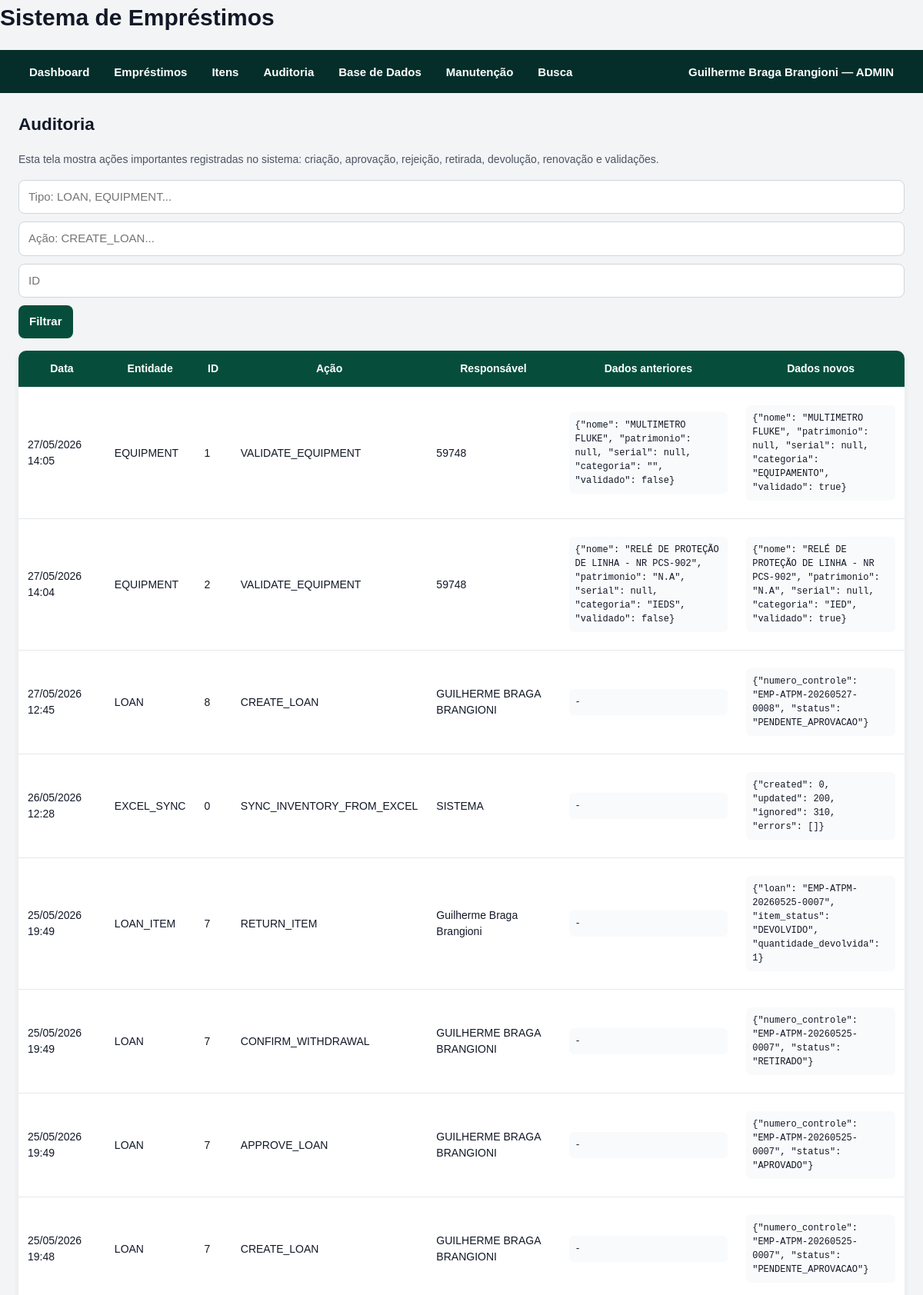
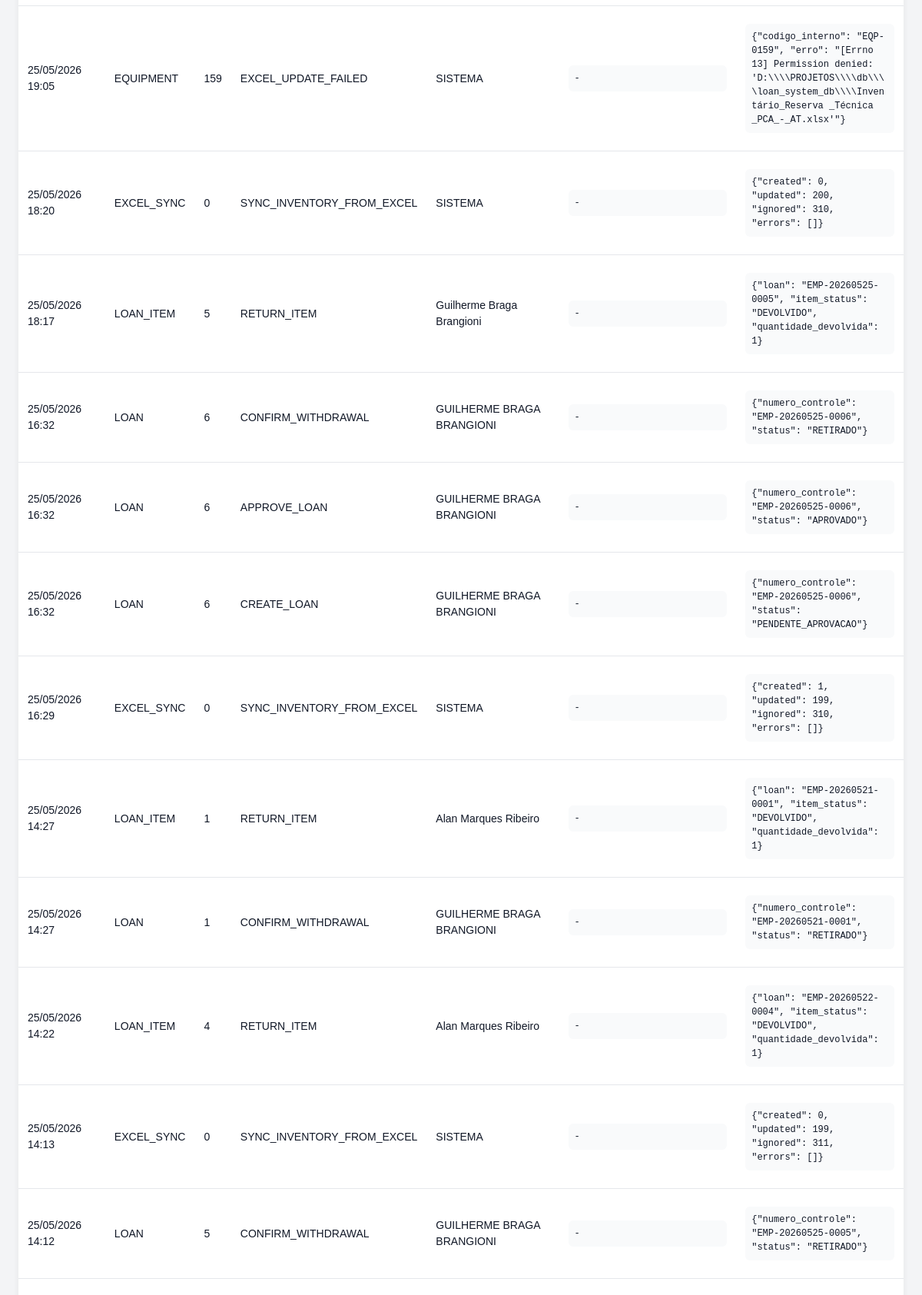
Page /auditoria/ (signed in, upper part) on the committed database (2 pictures, top to bottom).
### models/system_user.py (models this page shows, shortened)
class SystemUser(db.Model):
    __tablename__ = "system_users"
    id = db.Column(db.Integer, primary_key=True)
    nome = db.Column(db.String(255), nullable=False)
    email = db.Column(db.String(255), nullable=False, unique=True, index=True)
    password_hash = db.Column(db.String(255), nullable=False)
    role = db.Column(db.String(50), nullable=False, default="CONSULTA")
    active = db.Column(db.Boolean, default=True)
    must_change_password = db.Column(
        db.Boolean,
        nullable=False,
        default=False,
    )
    temporary_password_generated_at = db.Column(db.DateTime)
    password_changed_at = db.Column(db.DateTime)
    last_login_at = db.Column(db.DateTime)
    created_at = db.Column(db.DateTime, default=datetime.utcnow)
    updated_at = db.Column(
        db.DateTime,
        default=datetime.utcnow,
        onupdate=datetime.utcnow,
    )

### models/audit_log.py (models this page shows)
class AuditLog(db.Model):
    __tablename__ = "audit_logs"
    id = db.Column(db.Integer, primary_key=True)
    entity_type = db.Column(db.String(100), nullable=False)
    entity_id = db.Column(db.Integer, nullable=False)
    action = db.Column(db.String(255), nullable=False)
    performed_by = db.Column(db.String(255), nullable=False)
    old_data = db.Column(db.Text)
    new_data = db.Column(db.Text)
    created_at = db.Column(db.DateTime, default=datetime.utcnow)

### routes/audit_routes.py (the view)
@audit_bp.route("/")
def audit_list():
    entity_type = request.args.get("entity_type", "").strip()
    action = request.args.get("action", "").strip()
    entity_id = request.args.get("entity_id", "").strip()
    query = AuditLog.query
    if entity_type:
        query = query.filter(AuditLog.entity_type == entity_type)
    if action:
        query = query.filter(AuditLog.action == action)
    if entity_id:
        try:
            query = query.filter(AuditLog.entity_id == int(entity_id))
        except ValueError:
            pass
    logs = query.order_by(
        AuditLog.created_at.desc()
    ).limit(300).all()
    return render_template(
        "audit_list.html",
        logs=logs,
        entity_type=entity_type,
        action=action,
        entity_id=entity_id,
    )

### services/approval_service.py (called while the page is built, shortened)
    @staticmethod
    def count_pending_for_current_user() -> int:
        current_user = AuthService.get_current_user()
        if not current_user:
            return 0
        query = (
            Loan.query
            .join(Approver, Loan.approver_id == Approver.id)
            .filter(Loan.status == LoanStatus.PENDENTE_APROVACAO.value)
        )
        if current_user.role == UserRole.ADMIN.value:
            return query.count()

### services/auth_service.py (called while the page is built)
    @staticmethod
    def count_users() -> int:
        return SystemUser.query.count()

    @staticmethod
    def get_current_user() -> SystemUser | None:
        user_id = session.get(AuthService.SESSION_USER_ID_KEY)
        if not user_id:
            return None
        user = db.session.get(SystemUser, user_id)
        if not user or not user.active:
            AuthService.logout_user()
            return None
        return user

### templates/audit_list.html
{% extends "base.html" %}
{% block content %}
<h2>Auditoria</h2>
<p class="hint">
    Esta tela mostra ações importantes registradas no sistema:
    criação, aprovação, rejeição, retirada, devolução, renovação e validações.
</p>
<form method="get" class="form-inline">
    <input
        type="text"
        name="entity_type"
        placeholder="Tipo: LOAN, EQUIPMENT..."
        value="{{ entity_type }}"
    >
    <input
        type="text"
        name="action"
        placeholder="Ação: CREATE_LOAN..."
        value="{{ action }}"
    >
    <input
        type="number"
        name="entity_id"
        placeholder="ID"
        value="{{ entity_id }}"
    >
    <button type="submit">Filtrar</button>
</form>
<table>
    <thead>
        <tr>
            <th>Data</th>
            <th>Entidade</th>
            <th>ID</th>
            <th>Ação</th>
            <th>Responsável</th>
            <th>Dados anteriores</th>
            <th>Dados novos</th>
        </tr>
    </thead>
    <tbody>
        {% for log in logs %}
        <tr>
            <td>{{ log.created_at.strftime("%d/%m/%Y %H:%M") }}</td>
            <td>{{ log.entity_type }}</td>
            <td>{{ log.entity_id }}</td>
            <td>{{ log.action }}</td>
            <td>{{ log.performed_by }}</td>
            <td>
                <pre>{{ log.old_data or "-" }}</pre>
            </td>
            <td>
                <pre>{{ log.new_data or "-" }}</pre>
            </td>
        </tr>
        {% endfor %}
    </tbody>
</table>
{% endblock %}

### templates/base.html (shortened to what this page needs)
<!DOCTYPE html>
<html lang="pt-BR">
<head>
    <link rel="stylesheet" href="{{ url_for('static', filename='style.css') }}">
</head>
<body>
    <header class="topbar">
        <h1>Sistema de Empréstimos</h1>
        <nav class="navbar">
            <div class="nav-left">
                <a class="nav-link" href="{{ url_for('main_bp.dashboard') }}">
                    Dashboard
                </a>
                {% if current_user %}
                    {% if current_user.role in ["ADMIN", "OPERADOR", "CONSULTA"] %}
                    <div class="nav-item dropdown">
                        <button class="nav-drop-button" type="button">
                            Empréstimos
                        </button>
                    </div>
                    {% endif %}
                    {% if current_user.role in ["ADMIN", "OPERADOR", "CONSULTA"] %}
                    <div class="nav-item dropdown">
                        <button class="nav-drop-button" type="button">
                            Itens
                        </button>
                    </div>
                    {% endif %}
                    {% if current_user.role in ["ADMIN", "OPERADOR"] %}
                    <div class="nav-item dropdown">
                        <button class="nav-drop-button" type="button">
                            Auditoria
                        </button>
                    </div>
                    {% endif %}
                    {% if current_user.role in ["ADMIN", "OPERADOR"] %}
                    <div class="nav-item dropdown">
                        <button class="nav-drop-button" type="button">
                            Base de Dados
                        </button>
                    </div>
                    {% endif %}
                    {% if current_user.role == "ADMIN" %}
                    <div class="nav-item dropdown">
                        <button class="nav-drop-button" type="button">
                            Manutenção
                        </button>
                    </div>
                    {% endif %}
                    <a class="nav-link" href="{{ url_for('search_bp.global_search') }}">
                        Busca
                    </a>
                {% endif %}
            </div>
            <div class="nav-right">
                {% if current_user %}
                    <div class="nav-item dropdown user-menu">
                        <button class="nav-drop-button" type="button">
                            {{ current_user.nome }} — {{ current_user.role }}
                        </button>
                    </div>
                {% else %}
                    <a class="nav-link" href="{{ url_for('auth_bp.login') }}">
                        Entrar
                    </a>
                {% endif %}
            </div>
        </nav>
    </header>
    <main class="container">
        {% block content %}{% endblock %}
    </main>
</body>
</html>

### static/style.css (style rules this page uses)
* { box-sizing: border-box; }
body { margin: 0; padding: 0; font-family: Arial, Helvetica, sans-serif; font-size: 15px; line-height: 1.5; background: #f3f4f6; color: #111827; }
h1, h2, h3, h4 { margin-top: 0; color: #111827; }
h2 { margin-bottom: 18px; }
a { color: #2563eb; text-decoration: none; }
pre { white-space: pre-wrap; word-break: break-word; background: #f9fafb; padding: 8px; border-radius: 6px; font-size: 12px; max-width: 360px; }
main, .container { max-width: 1400px; margin: 0 auto; padding: 24px; }
.navbar { background: #1f2937; color: white; display: flex; justify-content: space-between; align-items: center; gap: 16px; padding: 0 24px; min-height: 56px; position: relative; z-index: 1000; }
.navbar * { box-sizing: border-box; }
.nav-left, .nav-right { display: flex; align-items: center; gap: 4px; }
.nav-item { position: relative; display: flex; align-items: center; }
.nav-link, .nav-drop-button { height: 56px; display: flex; align-items: center; justify-content: center; padding: 0 14px; margin: 0; color: white; background: transparent; border: none; font-family: inherit; font-size: 15px; font-weight: 600; line-height: 1; text-decoration: none; cursor: pointer; white-space: nowrap; }
.user-menu .nav-drop-button { max-width: 380px; overflow: hidden; text-overflow: ellipsis; }
.hint { color: #4b5563; font-size: 14px; margin: 8px 0 16px; }
form { margin: 0; }
.form-inline { display: flex; gap: 10px; align-items: center; flex-wrap: wrap; margin-bottom: 16px; }
input, select, textarea { width: 100%; padding: 10px 12px; border: 1px solid #d1d5db; border-radius: 8px; font: inherit; background: white; color: #111827; }
button, .button { display: inline-flex; align-items: center; justify-content: center; min-height: 40px; padding: 10px 14px; border: none; border-radius: 8px; background: #2563eb; color: white; font: inherit; font-weight: 600; text-decoration: none; cursor: pointer; }
table { width: 100%; border-collapse: collapse; background: white; border-radius: 10px; overflow: hidden; margin-bottom: 20px; box-shadow: 0 2px 8px rgba(0, 0, 0, 0.06); }
thead { background: #111827; color: white; }
th, td { padding: 11px 12px; border-bottom: 1px solid #e5e7eb; text-align: left; vertical-align: top; }
th { font-weight: 700; font-size: 14px; }
td { font-size: 14px; }
table td { vertical-align: middle; }
table td:last-child { vertical-align: middle; }
:root { --primary-green: #064e3b; --primary-green-hover: #065f46; --primary-green-light: #d1fae5; --primary-green-border: #10b981; --primary-green-text: #064e3b; }
a { color: var(--primary-green); }
button, .button { background: var(--primary-green); color: white; }
thead { background: var(--primary-green); color: white; }
.navbar { background: #052e2b; }
table thead th { text-align: center !important; vertical-align: middle !important; height: 48px; padding: 12px 10px; white-space: normal; line-height: 1.35; }

### rows in the picture
SystemUser: nome "Guilherme Braga Brangioni", role "ADMIN"
AuditLog: created_at "27/05/2026 14:05", entity_type "EQUIPMENT", entity_id "1", action "VALIDATE_EQUIPMENT", performed_by "59748", old_data "{\"nome\": \"MULTIMETRO FLUKE\", \"patrimonio\": null, \"serial\": null, \"categoria\": \"\", \"validado\": false}", new_data "{\"nome\": \"MULTIMETRO FLUKE\", \"patrimonio\": null, \"serial\": null, \"categoria\": \"EQUIPAMENTO\", \"validado\": true}"
AuditLog: created_at "27/05/2026 14:04", entity_type "EQUIPMENT", entity_id "2", action "VALIDATE_EQUIPMENT", performed_by "59748", old_data "{\"nome\": \"RELÉ DE PROTEÇÃO DE LINHA - NR PCS-902\", \"patrimonio\": \"N.A\", \"serial\": null, \"categoria\": \"IEDS\", \"validado\": false}", new_data "{\"nome\": \"RELÉ DE PROTEÇÃO DE LINHA - NR PCS-902\", \"patrimonio\": \"N.A\", \"serial\": null, \"categoria\": \"IED\", \"validado\": true}"
AuditLog: created_at "27/05/2026 12:45", entity_type "LOAN", entity_id "8", action "CREATE_LOAN", performed_by "GUILHERME BRAGA BRANGIONI", old_data "-", new_data "{\"numero_controle\": \"EMP-ATPM-20260527-0008\", \"status\": \"PENDENTE_APROVACAO\"}"
AuditLog: created_at "26/05/2026 12:28", entity_type "EXCEL_SYNC", entity_id "0", action "SYNC_INVENTORY_FROM_EXCEL", performed_by "SISTEMA", old_data "-", new_data "{\"created\": 0, \"updated\": 200, \"ignored\": 310, \"errors\": []}"
AuditLog: created_at "25/05/2026 19:49", entity_type "LOAN_ITEM", entity_id "7", action "RETURN_ITEM", performed_by "Guilherme Braga Brangioni", old_data "-", new_data "{\"loan\": \"EMP-ATPM-20260525-0007\", \"item_status\": \"DEVOLVIDO\", \"quantidade_devolvida\": 1}"
AuditLog: created_at "25/05/2026 19:49", entity_type "LOAN", entity_id "7", action "CONFIRM_WITHDRAWAL", performed_by "GUILHERME BRAGA BRANGIONI", old_data "-", new_data "{\"numero_controle\": \"EMP-ATPM-20260525-0007\", \"status\": \"RETIRADO\"}"
AuditLog: created_at "25/05/2026 19:49", entity_type "LOAN", entity_id "7", action "APPROVE_LOAN", performed_by "GUILHERME BRAGA BRANGIONI", old_data "-", new_data "{\"numero_controle\": \"EMP-ATPM-20260525-0007\", \"status\": \"APROVADO\"}"
AuditLog: created_at "25/05/2026 19:48", entity_type "LOAN", entity_id "7", action "CREATE_LOAN", performed_by "GUILHERME BRAGA BRANGIONI", old_data "-", new_data "{\"numero_controle\": \"EMP-ATPM-20260525-0007\", \"status\": \"PENDENTE_APROVACAO\"}"
AuditLog: created_at "25/05/2026 19:05", entity_type "EQUIPMENT", entity_id "159", action "EXCEL_UPDATE_FAILED", performed_by "SISTEMA", old_data "-", new_data "{\"codigo_interno\": \"EQP-0159\", \"erro\": \"[Errno 13] Permission denied: 'D:\\\\\\\\PROJETOS\\\\\\\\db\\\\\\\\loan_system_db\\\\\\\\Inventário_Reserva _Técnica _PCA_-_AT.xlsx'\"}"
AuditLog: created_at "25/05/2026 18:20", entity_type "EXCEL_SYNC", entity_id "0", action "SYNC_INVENTORY_FROM_EXCEL", performed_by "SISTEMA", old_data "-", new_data "{\"created\": 0, \"updated\": 200, \"ignored\": 310, \"errors\": []}"
AuditLog: created_at "25/05/2026 18:17", entity_type "LOAN_ITEM", entity_id "5", action "RETURN_ITEM", performed_by "Guilherme Braga Brangioni", old_data "-", new_data "{\"loan\": \"EMP-20260525-0005\", \"item_status\": \"DEVOLVIDO\", \"quantidade_devolvida\": 1}"
AuditLog: created_at "25/05/2026 16:32", entity_type "LOAN", entity_id "6", action "CONFIRM_WITHDRAWAL", performed_by "GUILHERME BRAGA BRANGIONI", old_data "-", new_data "{\"numero_controle\": \"EMP-20260525-0006\", \"status\": \"RETIRADO\"}"
AuditLog: created_at "25/05/2026 16:32", entity_type "LOAN", entity_id "6", action "APPROVE_LOAN", performed_by "GUILHERME BRAGA BRANGIONI", old_data "-", new_data "{\"numero_controle\": \"EMP-20260525-0006\", \"status\": \"APROVADO\"}"
AuditLog: created_at "25/05/2026 16:32", entity_type "LOAN", entity_id "6", action "CREATE_LOAN", performed_by "GUILHERME BRAGA BRANGIONI", old_data "-", new_data "{\"numero_controle\": \"EMP-20260525-0006\", \"status\": \"PENDENTE_APROVACAO\"}"
AuditLog: created_at "25/05/2026 16:29", entity_type "EXCEL_SYNC", entity_id "0", action "SYNC_INVENTORY_FROM_EXCEL", performed_by "SISTEMA", old_data "-", new_data "{\"created\": 1, \"updated\": 199, \"ignored\": 310, \"errors\": []}"
AuditLog: created_at "25/05/2026 14:27", entity_type "LOAN_ITEM", entity_id "1", action "RETURN_ITEM", performed_by "Alan Marques Ribeiro", old_data "-", new_data "{\"loan\": \"EMP-20260521-0001\", \"item_status\": \"DEVOLVIDO\", \"quantidade_devolvida\": 1}"
AuditLog: created_at "25/05/2026 14:27", entity_type "LOAN", entity_id "1", action "CONFIRM_WITHDRAWAL", performed_by "GUILHERME BRAGA BRANGIONI", old_data "-", new_data "{\"numero_controle\": \"EMP-20260521-0001\", \"status\": \"RETIRADO\"}"
AuditLog: created_at "25/05/2026 14:22", entity_type "LOAN_ITEM", entity_id "4", action "RETURN_ITEM", performed_by "Alan Marques Ribeiro", old_data "-", new_data "{\"loan\": \"EMP-20260522-0004\", \"item_status\": \"DEVOLVIDO\", \"quantidade_devolvida\": 1}"
AuditLog: created_at "25/05/2026 14:13", entity_type "EXCEL_SYNC", entity_id "0", action "SYNC_INVENTORY_FROM_EXCEL", performed_by "SISTEMA", old_data "-", new_data "{\"created\": 0, \"updated\": 199, \"ignored\": 311, \"errors\": []}"
AuditLog: created_at "25/05/2026 14:12", entity_type "LOAN", entity_id "5", action "CONFIRM_WITHDRAWAL", performed_by "GUILHERME BRAGA BRANGIONI", old_data "-", new_data "{\"numero_controle\": \"EMP-20260525-0005\", \"status\": \"RETIRADO\"}"
